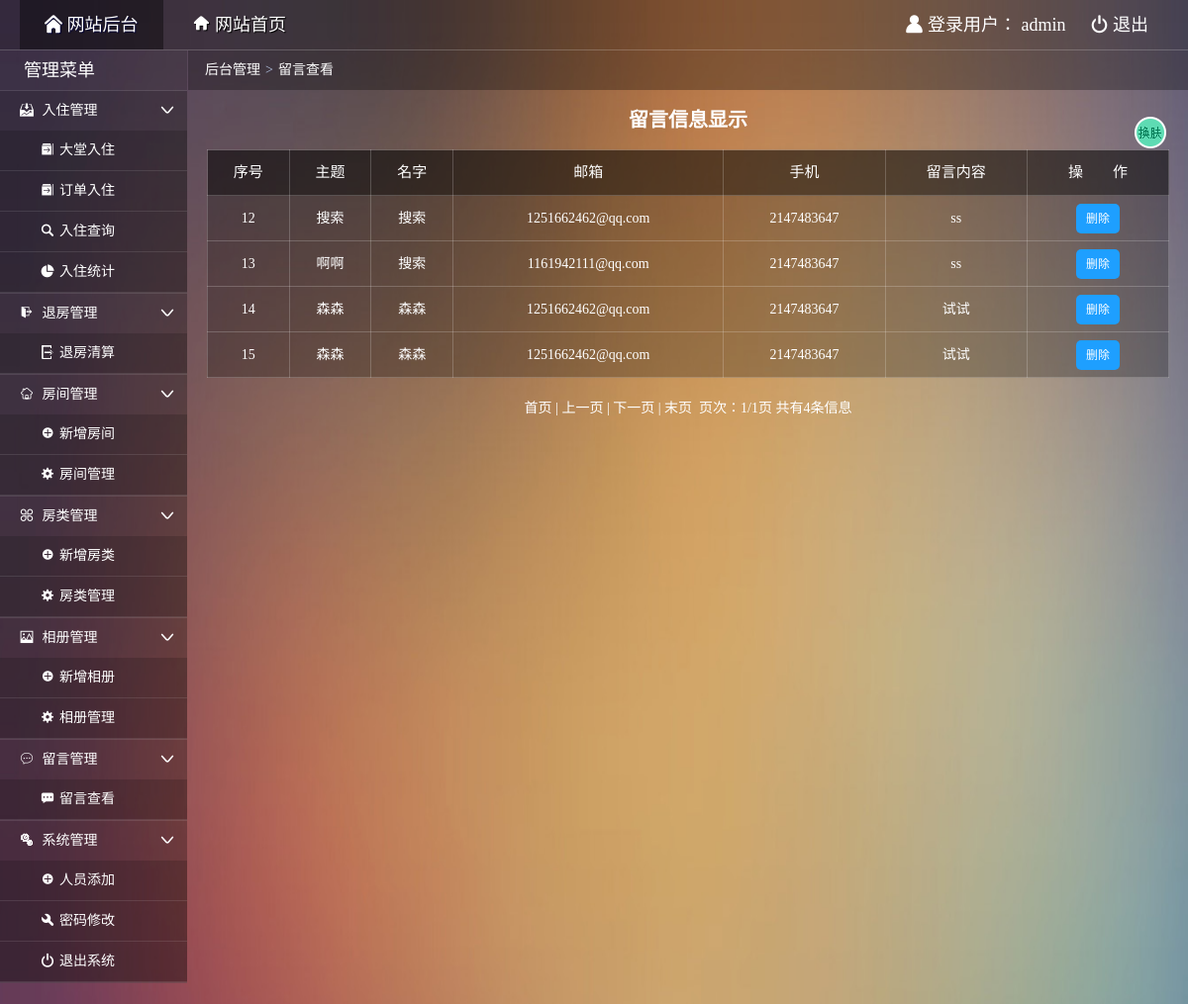
/admin/admin_message.php (signed in), run on the app's committed database.
### tables this page shows
CREATE TABLE `message`  (
  `ms_id` int(4) NOT NULL AUTO_INCREMENT COMMENT '序号',
  `title` varchar(30) NOT NULL COMMENT '主题',
  `name` varchar(10) NOT NULL COMMENT '名字',
  `mailbox` varchar(50) NOT NULL COMMENT '邮箱',
  `phone` int(20) NOT NULL COMMENT '手机',
  `content` varchar(240) NOT NULL COMMENT '留言内容',
  PRIMARY KEY (`ms_id`) USING BTREE
);

### admin/admin_message.php (the view, shortened to what this page needs)
<!doctype html>
<html>
<head>
  <link rel="stylesheet" type="text/css" href="css/common.css"/>
  <link rel="stylesheet" type="text/css" href="css/main.css"/>
</head>
<body>
  <div class="topbar-wrap white">
    <div class="topbar-inner clearfix">
      <div class="topbar-logo-wrap clearfix">
        <ul class="navbar-list clearfix">
          <li><a class="on" href="admin_index.php"><i class="icon-font">&#xe622;</i> 网站后台</a></li>
          <li><a href="../index.php" target="_blank"><i class="icon-font">&#xe681;</i> 网站首页</a></li>
        </ul>
      </div>
      <div class="top-info-wrap">
        <ul class="top-info-list clearfix">
          <li><i class="icon-font">&#xe607;</i> 登录用户：
            <?php
            if($_SESSION["aname"]){
              echo $_SESSION["aname"];
            }else{
              header("location:index.php");
              exit;
            }
            ?>
            </li>
          <li><a href="admin_logout.php"><i class="icon-font">&#xe638;</i> 退出</a></li>
        </ul>
      </div>
    </div>
  </div>
  <div class="container clearfix">
    <div class="main-wrap">
      <div class="crumb-wrap">
        <div class="crumb-list"><i class="icon-font"></i><a href="admin_index.php">后台管理</a><span class="crumb-step">&gt;</span><span class="crumb-name">留言查看</span></div>
      </div>
      <div class="search-wrap">留言信息显示</div>
      <div class="result-wrap">
        <div class="result-content">
          <table class="result-tab" width="100%">
            <tr>
              <th class="tc">序号</th>
              <th class="tc">主题</th>
              <th class="tc">名字</th>
              <th class="tc">邮箱</th>
              <th class="tc">手机</th>
              <th class="tc">留言内容</th>
              <th class="tc">操&emsp;&emsp;作</th>
            </tr>
            <?php
              require("../dbconnect.php");
              $pagesize = 10;
              $sql = "select * from message";
              $rs=mysqli_query($db_link,$sql);
              $recordcount=mysqli_num_rows($rs);
              $pagecount=($recordcount-1)/$pagesize+1;
              $pagecount=(int)$pagecount;
              $pageno=@$_GET["pageno"];
              if($pageno=="")
              {
                  $pageno=1;
              }
              $startno=($pageno-1)*$pagesize;
              $sql="select * from message order by ms_id asc limit $startno,$pagesize";
              $rs=mysqli_query($db_link,$sql);
              while($rows=mysqli_fetch_assoc($rs))
              {  ?>
                <tr>
                <td class='tc'><?php echo $rows["ms_id"] ?></td>
                <td class='tc'><?php echo $rows["title"] ?></td>
                <td class='tc'><?php echo $rows["name"] ?></td>
                <td class='tc'><?php echo $rows["mailbox"] ?></td>
                <td class='tc'><?php echo $rows["phone"] ?></td>
                <td class='tc'><?php echo $rows["content"] ?></td>
                <td class='tc'>
                <a href='delete.php?msid=<?php echo $rows["ms_id"] ?>'  class='link-update'>删除</a>
                </td>
                </tr>
            <?php } ?>
          </table>
          <div class="list-page">
      <?php
        if($pageno==1)
        {
          if($recordcount>$pagesize){
            echo "首页 | 上一页 | <a href='?pageno=".($pageno+1)."'>下一页</a> | <a href='?pageno=".$pagecount."'>末页</a>";
          }else{
            echo "首页 | 上一页 | 下一页 | 末页";
          }
        }
        echo "&nbsp;&nbsp;页次：".$pageno."/".$pagecount."页&nbsp;共有".$recordcount."条信息";
      ?>
  </div>
        </div>
      </div>
    </div>
  </div>
</body>
</html>

### admin/css/common.css (style rules this page uses)
html { height:100%; }
body { width:100%;font:14px/1.5 '微软雅黑';word-wrap:break-word;word-break:break-all;-webkit-text-size-adjust:none;background-color: #54364a;background-repeat: no-repeat;background-size:100% 200%;color:#fff; }
body,dl,dd,h1,h2,h3,h4,h5,h6,p,form,ul,ol,blockquote { margin:0 }
table { border-collapse:collapse;border-spacing:0 }
em,i,cite,blockquote { font-style:normal }
ul,ol,li { list-style:none outside;padding:0 }
h1,h2,h3,h4,h5,h6 { font-size:100% }
a { color:#fff;text-decoration:none;outline:0 }
.tc { text-align:center; }
.clearfix:after { content:".";display:block;height:0;clear:both;visibility:hidden; }
.clearfix { *height:1%; }
.white,.white a:link,.white a:visited { color:#fff; }
.icon-font { font-family:'iconfont'; speak:none; font-weight:400; font-style:normal; font-variant:normal; text-transform:none; line-height:1; -webkit-font-smoothing:antialiased; }
.topbar-wrap { height:50px;line-height:50px;background:rgba(0, 0, 0, 0.3);border-bottom: 1px solid rgba(255, 255, 255, 0.2); }
.topbar-logo-wrap { float:left; }
.topbar-inner { font-size:18px;padding:0 20px; }
.navbar-list { float:left; }
.top-info-wrap { float:right; }
.navbar-list li { float:left; }
.navbar-list li a { float:left;margin-right:5px;padding:0 25px;text-shadow:1px 1px 1px #000; }
.navbar-list li a.on { color:#fff;text-shadow:1px 1px 1px #003;background:rgba(0,0,0,0.4); }
.top-info-list li { float:left; }
.top-info-list li a { float:left;margin-left:5px;padding:0 20px;display:inline;zoom:1; }
.list-page { padding:20px 0;text-align:center; }

### admin/css/main.css (style rules this page uses)
.sidebar-wrap { float: left;width: 189px;background: rgba(0, 0, 0, 0.20); }
.main-wrap { margin-left: 190px;min-height:100%; }
.sidebar-title { border-bottom: 1px solid rgba(255, 255, 255, 0.1);height: 40px;line-height: 40px;text-indent:1em;font-size: 24px;text-align: left; }
.sidebar-title h1 { font-weight: normal;font-size:18px; }
.sidebar-list li { background-color: rgba(0, 0, 0, 0.1);border-bottom: 1px solid rgba(255, 255, 255, 0.1); }
.sidebar-list li .icon-font { margin-right: 5px;color: #fff;font-size: 14px; }
.sidebar-list li a { padding: 0 15px 0 20px;display: block;color:#fff;height: 40px;line-height: 40px;position: relative; }
.sub-menu { background:rgba(0, 0, 0, 0.15); }
.sub-menu li { padding-left: 21px;background-color: rgba(0, 0, 0, 0.01);border-bottom: 1px solid rgba(255, 255, 255, 0.1); }
.sub-menu .icon-font { font-size: 11px; }
.crumb-wrap { height: 40px;line-height: 39px;background: rgba(0,0,0,0.3); }
.crumb-list { padding-left: 12px; }
.crumb-step { margin: 0 5px;color: #b2c2e0;font-family: serif; }
.search-wrap { padding: 15px 0;border-bottom: 1px solid #e5e5e5; }
.result-wrap { padding:0 19px; }
.result-tab { border-collapse:collapse;background-color: rgba(0,0,0,0.25); }
.result-tab th { font-weight: normal;font-size: 15px;background:rgba(0,0,0,0.4); }
.result-tab th,.result-tab td { padding:5px;border:1px solid rgba(255,255,255,0.2); }
.result-tab tr { line-height:35px;transition:all,.3s,ease; }
.result-tab .tc { text-align: center; }
.tc>a { background-color: #1E9FFF; display: inline-block; text-align: center; height: 30px; line-height: 30px; padding: 0 10px 0; border-radius: 5px; font-size: 12px; }
.search-wrap { font-weight: 700;padding: 15px 0 15px;color:#fff;text-align:center;font-size:20px;border:none; }
.icon { position: absolute; right: 8px; top: 12px; }
.set-btn { width: 32px;height: 32px;cursor: pointer;position: fixed;right: 22px;top: 118px;overflow: hidden;background-image: url(../img/s1.png);animation:setbtn 4s linear 0s infinite; }

### data on the page
message: ms_id "12", title "搜索", name "搜索", mailbox "1251662462@qq.com", phone "2147483647", content "ss"
message: ms_id "13", title "啊啊", name "搜索", mailbox "1161942111@qq.com", phone "2147483647", content "ss"
message: ms_id "14", title "森森", name "森森", mailbox "1251662462@qq.com", phone "2147483647", content "试试"
message: ms_id "15", title "森森", name "森森", mailbox "1251662462@qq.com", phone "2147483647", content "试试"

### other printed values
$_SESSION["aname"] "admin"
$pageno "1"
$pagecount "1"
$recordcount "4"
